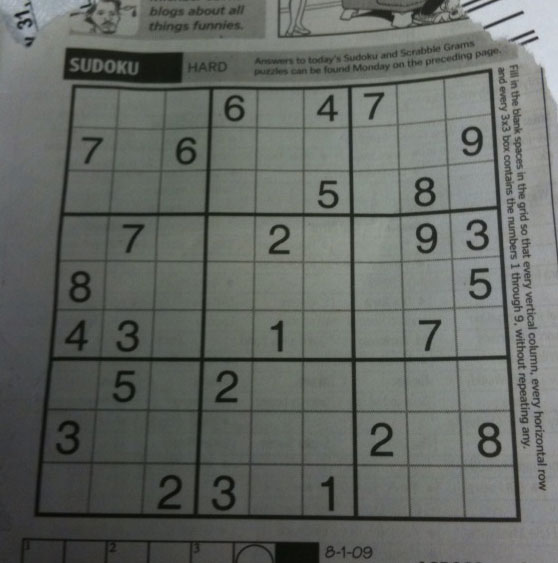
#> input picture images/sudoku.png, 558 x 563 px
$ python HoughP.py
#> lines starting #> are read from the running program, lines starting #| are printed output that depends on the picture; after the words box and inside, x2 and y2 are one past the last pixel; in counts of white or black regions, pixels touching at a corner belong together; pictures that were not available may be replaced by others from this repository, and a replacement may not be noted
import cv2
import numpy as np

img= cv2.imread("../images/sudoku.png")
#> img is the input picture: shape (563, 558, 3); mean B, G, R 99.5, 104.1, 100
img= cv2.imread("../images/road.jpg")
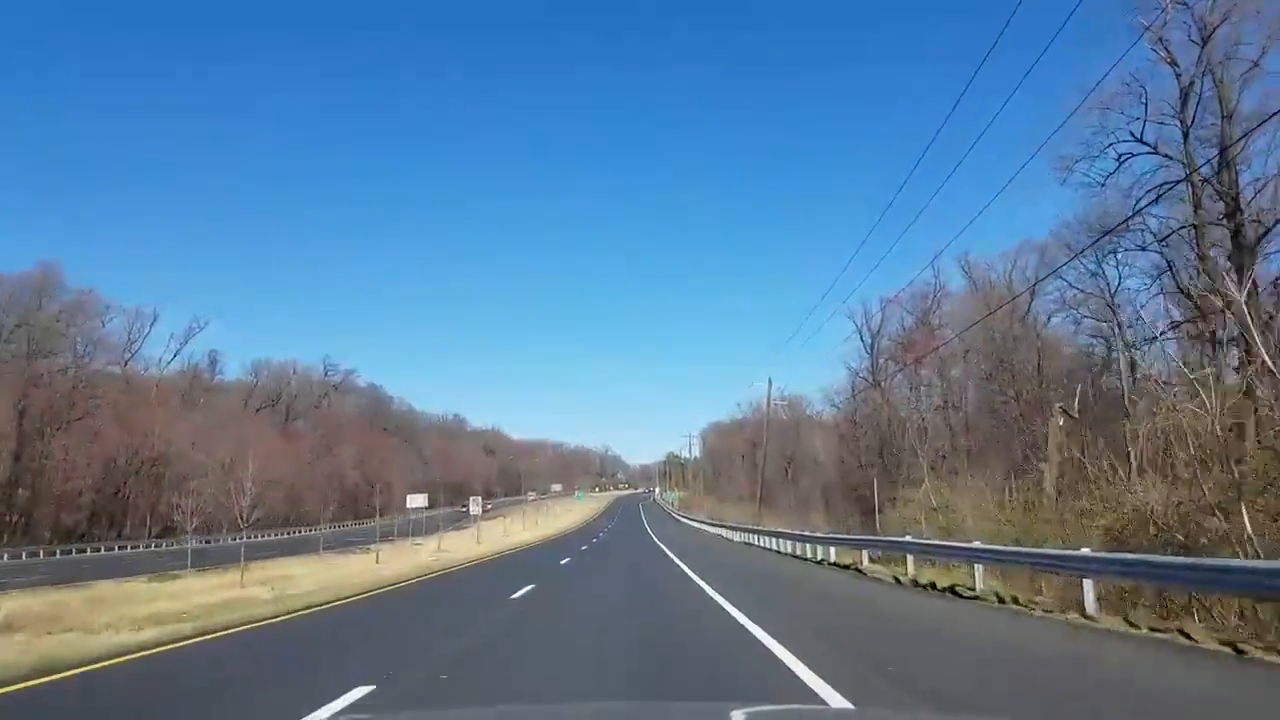
#> input picture images/Lane2.png, 1280 x 720 px, given in place of road.jpg, which was not available
#> img is the input picture: shape (720, 1280, 3); mean B, G, R 152.9, 123.2, 90.8
gray = cv2.cvtColor(img, cv2.COLOR_BGR2GRAY)
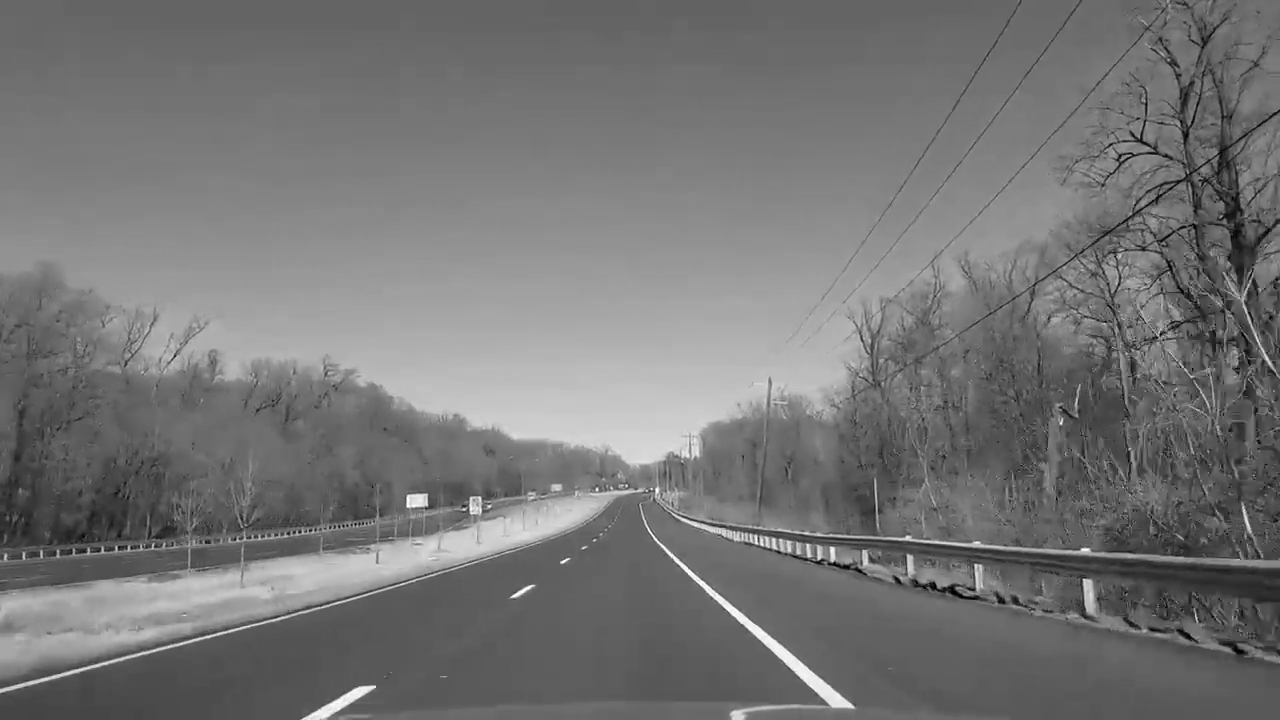
#> gray: shape (720, 1280); min 0, max 255, mean 116.9
edges = cv2.Canny(gray, 50, 150, apertureSize= 3)
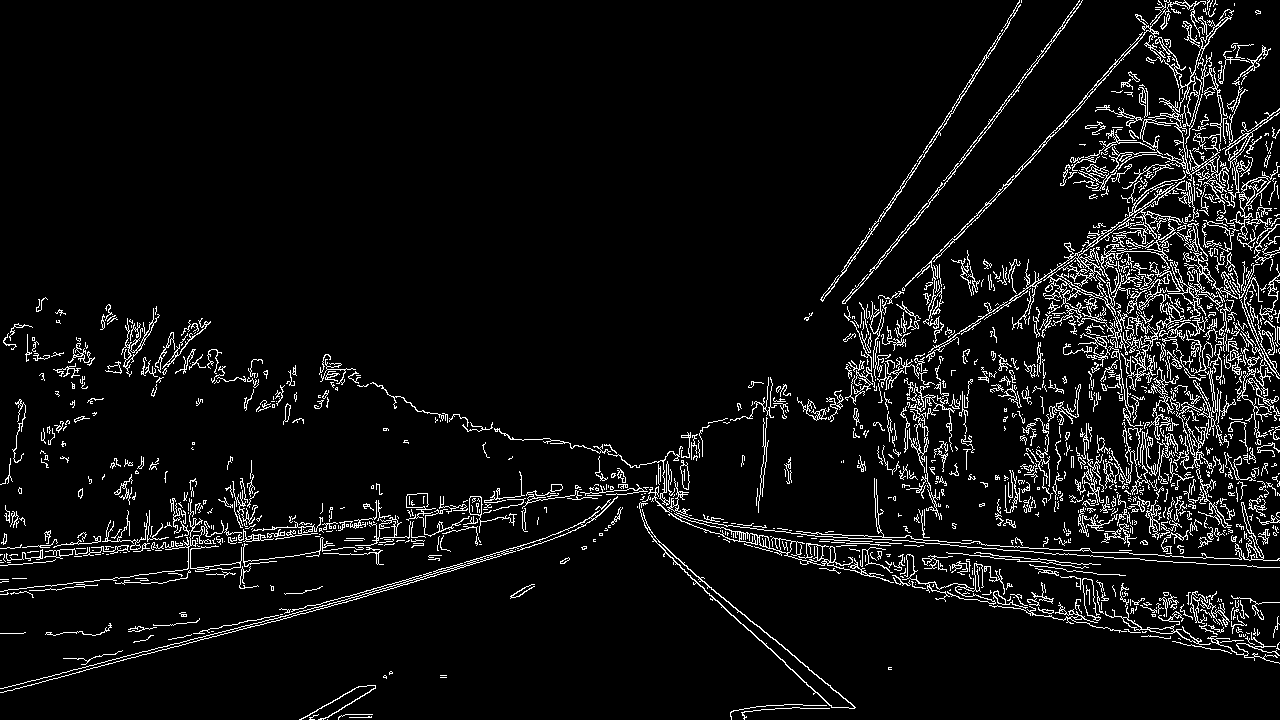
#> edges: shape (720, 1280); 6.3% white in thin lines or dots
lines = cv2.HoughLinesP(edges, 1, np.pi/180, 100, minLineLength=50, maxLineGap=5 )
#> lines = 108 rows, first 6: [313, 605, 380, 587], [594, 493, 650, 487], [473, 559, 547, 537], [273, 619, 485, 558], [928, 352, 1054, 270], [981, 544, 1037, 548]
for line in lines:
    x1, y1, x2, y2 = line[0]
    cv2. line(img, (x1, y1), (x2, y2), (0,255,255), 2)
#> this loop made 108 passes
#> (x1, y1, x2, y2) on passes 1 to 12: (313, 605, 380, 587), (594, 493, 650, 487), (473, 559, 547, 537), (273, 619, 485, 558), (928, 352, 1054, 270), (981, 544, 1037, 548), (130, 576, 304, 554), (1139, 441, 1193, 436), (997, 549, 1113, 557), (0, 692, 174, 646), (151, 548, 213, 541), (187, 545, 291, 534)
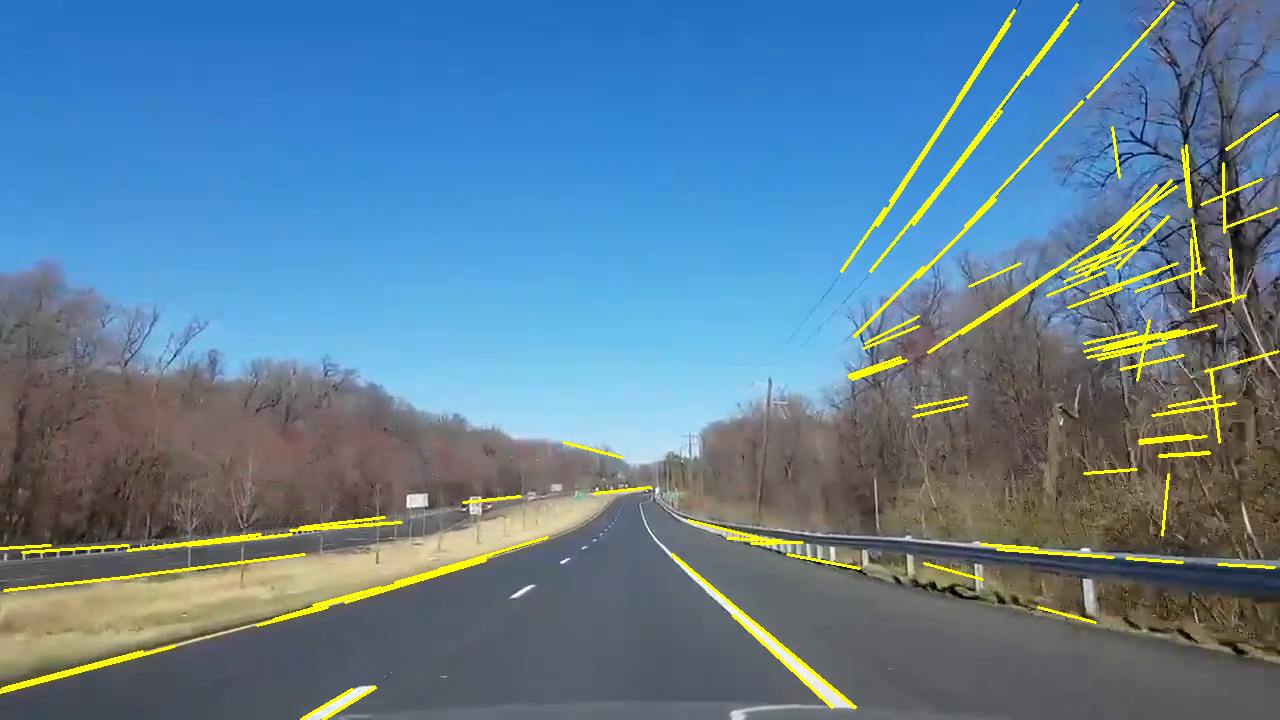
#> img: shape (720, 1280, 3); 2.69% of pixels changed, all inside (x1, y1, x2, y2) = (0, 1, 1280, 720)

cv2.imshow("Image", img)
cv2.imshow("Canny", edges)

cv2.waitKey(0)
cv2.destroyAllWindows()
